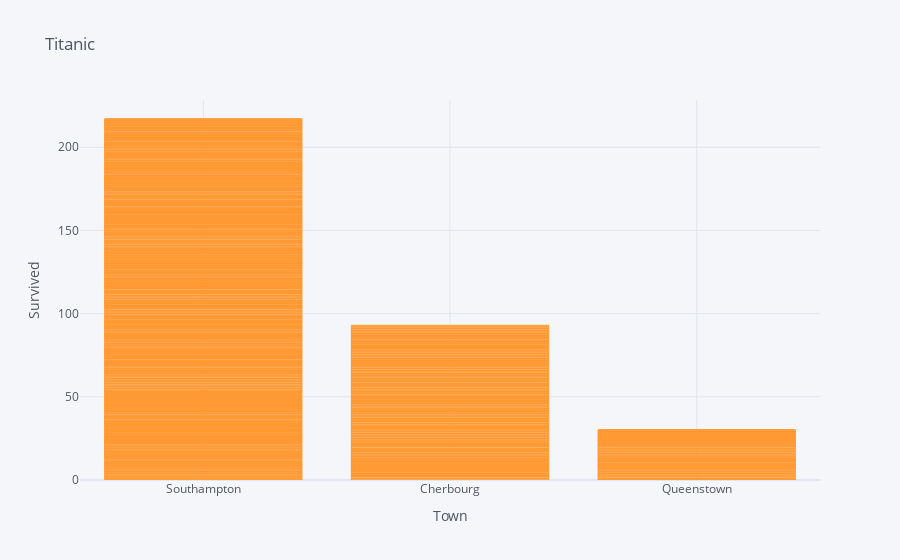

This figure's notebook cell:
### Code cell
titanic.iplot(kind = 'bar', x = 'embark_town', y= 'survived', title = 'Titanic', xTitle = 'Town', yTitle = 'Survived')

### Figure 1 — Plotly figure (JSON) as saved in the notebook; plotly's stock layout.template omitted (floating-point values rounded to 4 significant figures; data arrays with more than 128 entries replaced by an {"elided": "..."} marker saying what was removed)
{"data": [{"marker": {"color": "rgba(255, 153, 51, 0.6)", "line": {"color": "rgba(255, 153, 51, 1.0)", "width": 1}}, "name": "survived", "orientation": "v", "text": "", "type": "bar", "x": {"elided": "891 str values"}, "y": {"elided": "891 int values"}}], "layout": {"legend": {"bgcolor": "#F5F6F9", "font": {"color": "#4D5663"}}, "paper_bgcolor": "#F5F6F9", "plot_bgcolor": "#F5F6F9", "title": {"font": {"color": "#4D5663"}, "text": "Titanic"}, "xaxis": {"gridcolor": "#E1E5ED", "showgrid": true, "tickfont": {"color": "#4D5663"}, "title": {"font": {"color": "#4D5663"}, "text": "Town"}, "zerolinecolor": "#E1E5ED"}, "yaxis": {"gridcolor": "#E1E5ED", "showgrid": true, "tickfont": {"color": "#4D5663"}, "title": {"font": {"color": "#4D5663"}, "text": "Survived"}, "zerolinecolor": "#E1E5ED"}}}
